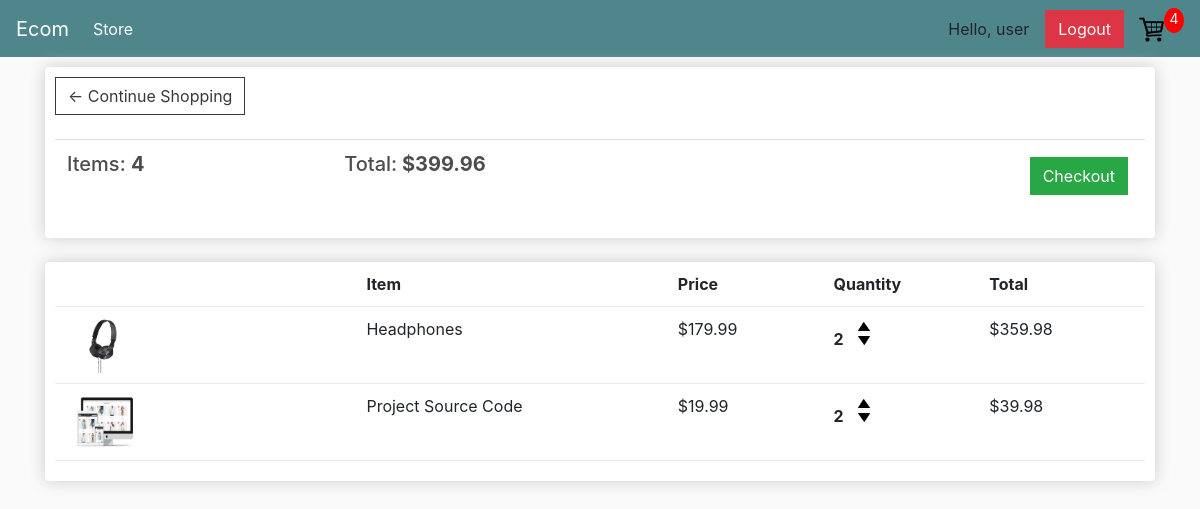
The app's page /cart/ (signed in) with its own data.
### store/models.py (models this page shows, shortened)
class Order(models.Model):
	customer = models.ForeignKey(Customer, on_delete=models.SET_NULL, null=True, blank=True)
	date_ordered = models.DateTimeField(auto_now_add=True)
	complete = models.BooleanField(default=False)
	transaction_id = models.CharField(max_length=100, null=True)
	@property
	def get_cart_total(self):
		orderitems = self.orderitem_set.all()
		total = sum([item.get_total for item in orderitems])
		return total
	@property
	def get_cart_items(self):
		orderitems = self.orderitem_set.all()
		total = sum([item.quantity for item in orderitems])
		return total

class OrderItem(models.Model):
	product = models.ForeignKey(Product, on_delete=models.SET_NULL, null=True)
	order = models.ForeignKey(Order, on_delete=models.SET_NULL, null=True)
	quantity = models.IntegerField(default=0, null=True, blank=True)
	date_added = models.DateTimeField(auto_now_add=True)
	@property
	def get_total(self):
		total = self.product.price * self.quantity
		return total

class Product(models.Model):
    name = models.CharField(max_length=200)
    price = models.FloatField()
    digital = models.BooleanField(default=False,null=True, blank=True)
    image = models.ImageField(null=True, blank=True)
    @property
    def imageURL(self):
        try:
            url = self.image.url
        except:
            url = ''
        return url

### store/views.py (the view)
# urls.py: path('cart/', views.cart, name='cart'),
def cart(request):
    if request.user.is_authenticated:
        customer, created = Customer.objects.get_or_create(user=request.user)
        order, created = Order.objects.get_or_create(customer=customer, complete=False)
        items = order.orderitem_set.all()
    else:
        items = []
        order = {'get_cart_total':0, 'get_cart_items':0, 'shipping':False}
    context = {'items': items, 'order':order}
    return render(request, 'store/cart.html', context)

### store/context_processors.py (called while the page is built)
def cart_data(request):
    if request.user.is_authenticated:
        customer, created = Customer.objects.get_or_create(user=request.user)
        order, created = Order.objects.get_or_create(customer=customer, complete=False)
        cartItems = order.get_cart_items
    else:
        cartItems = 0
    return {'cartItems': cartItems}

### store/templates/store/cart.html
{% extends 'store/main.html' %}
{% load static %}
{% block content %}
    <div class="row">
		<div class="col-lg-12">
			<div class="box-element">
				<a  class="btn btn-outline-dark" href="{% url 'store' %}">&#x2190; Continue Shopping</a>
				<br>
				<br>
				<table class="table">
					<tr>
						<th><h5>Items: <strong>{{order.get_cart_items}}</strong></h5></th>
						<th><h5>Total:<strong> ${{order.get_cart_total|floatformat:2}}</strong></h5></th>
						<th>
							<a  style="float:right; margin:5px;" class="btn btn-success" href="{% url 'checkout' %}">Checkout</a>
						</th>
					</tr>
				</table>
			</div>
			<br>
			<div class="box-element">
				<div class="cart-row">
					<div style="flex:2"></div>
					<div style="flex:2"><strong>Item</strong></div>
					<div style="flex:1"><strong>Price</strong></div>
					<div style="flex:1"><strong>Quantity</strong></div>
					<div style="flex:1"><strong>Total</strong></div>
				</div>
				{% for item in items %}
				<div class="cart-row">
					<div style="flex:2"><img class="row-image" src="{{item.product.imageURL}}"></div>
					<div style="flex:2"><p>{{item.product.name}}</p></div>
					<div style="flex:1"><p>${{item.product.price|floatformat:2}}</p></div>
					<div style="flex:1">
						<p class="quantity">{{item.quantity}}</p>
						<div class="quantity">
							<img data-product="{{item.product.id}}" data-action="add" class="chg-quantity update-cart" src="{% static  'images/arrow-up.png' %}">
							<img data-product="{{item.product.id}}" data-action="remove" class="chg-quantity update-cart" src="{% static  'images/arrow-down.png' %}">
						</div>
					</div>
					<div style="flex:1"><p>${{item.get_total|floatformat:2}}</p></div>
				</div>
				{% endfor %}
			</div>
		</div>
	</div>
{% endblock %}

### store/templates/store/main.html (shortened to what this page needs)
<!DOCTYPE html>
{% load static %}
<html lang="en">
<head>
    <link rel="stylesheet" href="https://cdn.jsdelivr.net/npm/bootstrap@4.4.1/dist/css/bootstrap.min.css">
    <link rel="stylesheet" href="{% static 'css/main.css' %}">
</head>
<body>
    <nav class="navbar navbar-expand-lg navbar-dark bg-dark">
    <a class="navbar-brand" href="{% url 'store' %}">Ecom</a>
    <div class="collapse navbar-collapse" id="navbarSupportedContent">
        <ul class="navbar-nav mr-auto">
            <li class="nav-item active">
                <a class="nav-link" href="{% url 'store' %}">Store <span class="sr-only">(current)</span></a>
            </li>
        </ul>
        <div class="form-inline my-2 my-lg-0">
	     	{% if request.user.is_authenticated %}
                <span class="mr-2">Hello, {{ request.user.username }}</span>
                <form method="post" action="{% url 'logout' %}" style="display:inline;">
                    <button type="submit" class="btn btn-danger ml-2">Logout</button>
                </form>
            {% else %}
                <a href="{% url 'login' %}" class="btn btn-warning">Login</a>
            {% endif %}
	     	<a href="{% url 'cart' %}">
	    		<img  id="cart-icon" src="{% static 'images/cart.png' %}">
	    	</a>
	    	<p id="cart-total">{{cartItems}}</p>
	    </div>
    </div>
    </nav>
    <div class="container">
        {% block content %}
        {% endblock %}
    </div>
</body>
</html>

### static/css/main.css (style rules this page uses)
body { background-color: hsl(0, 0%, 98%); }
h1,h2,h3,h4,h5,h6 { color:hsl(0, 0%, 30%); }
.box-element { box-shadow:hsl(0, 0%, 80%) 0 0 16px; background-color: #fff; border-radius: 4px; padding: 10px; }
.bg-dark { background-color: #4f868c!important; }
#cart-icon { width:25px; display: inline-block; margin-left: 15px; }
#cart-total { display: block; text-align: center; color:#fff; background-color: red; width: 20px; height: 25px; border-radius: 50%; font-size: 14px; }
.col-lg-4, .col-lg-6, .col-lg-8, .col-lg-12 { margin-top: 10px; }
.btn { border-radius: 0; }
.row-image { width: 100px; }
.cart-row { display: flex; align-items: flex-stretch; padding-bottom: 10px; margin-bottom: 10px; border-bottom: 1px solid #ececec; }
.quantity { display: inline-block; font-weight: 700; padding-right:10px; }
.chg-quantity { width: 12px; cursor: pointer; display: block; margin-top: 5px; transition:.1s; }

### records on screen
Order: get_cart_items "4", get_cart_total "399.96"
OrderItem: product.imageURL (picture), product.name "Headphones", product.price "179.99", quantity "2", get_total "359.98"
OrderItem: product.imageURL (picture), product.name "Project Source Code", product.price "19.99", quantity "2", get_total "39.98"

### other values on screen
{{ request.user.username }} "user"
{{ cartItems }} "4"
